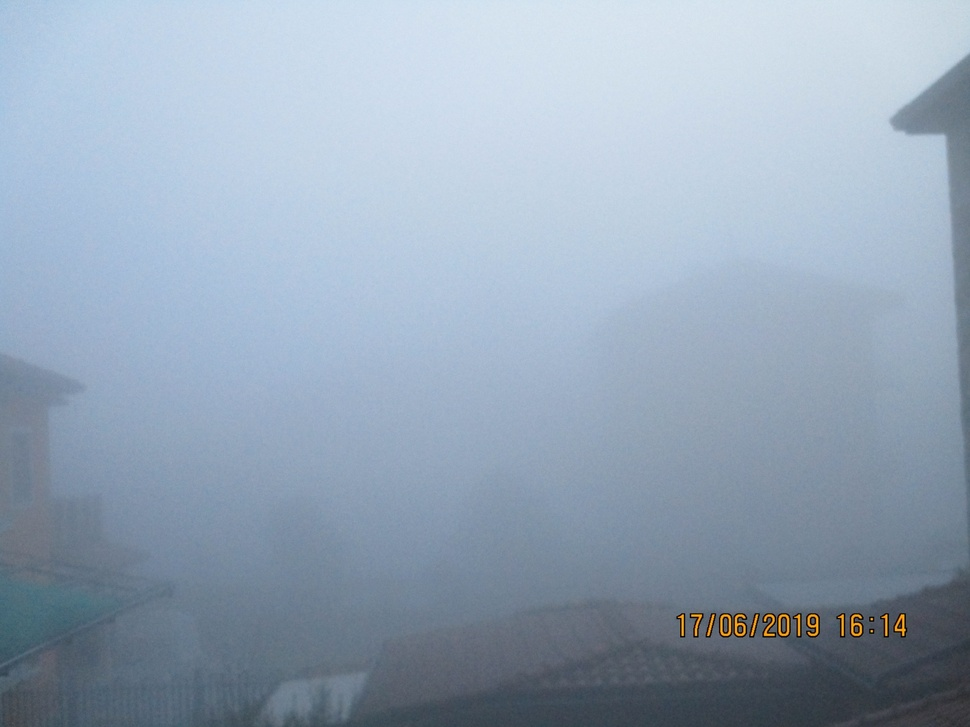
#> input picture images/original/20190617_Nebbia_(3).jpg, 970 x 727 px, shrunk from 1600 x 1200 before the run; its folder holds only this picture in this run
$ python Main.py
#> lines starting #> are read from the running program, lines starting #| are printed output that depends on the picture
"""
Homework 1 - Image Enhancement
Computer Vision, Fall 2026

What this script does:
  1. loads the original images from images/original
  2. creates a degraded version of each one (lower contrast + gaussian noise)
  3. applies 4 methods: baseline, contrast stretching, histogram equalization,
     NL-means denoising + contrast stretching
  4. computes PSNR, SSIM and MAE with respect to the original image
  5. saves processed images, comparison figures and a csv with the metrics

Run with:  python main.py
"""

import os
import csv

import cv2
import numpy as np
import matplotlib
matplotlib.use("Agg")  # save figures without opening windows
import matplotlib.pyplot as plt
from skimage.metrics import structural_similarity


# Parameters

SEED = 42               # random seed for the noise
CONTRAST_FACTOR = 0.5   # 1 = same contrast, smaller = lower contrast
NOISE_SIGMA = 10        # std of the gaussian noise (0-255 scale)

STRETCH_LOW = 1         # percentiles used in contrast stretching
STRETCH_HIGH = 99

NLM_H = 10              # filter strength for non-local means

INPUT_DIR = "images/original"
DEGRADED_DIR = "images/degraded"
RESULTS_DIR = "results"
FIGURES_DIR = os.path.join(RESULTS_DIR, "figures")


# Degradation

def degrade(img, rng):
    """Reduce contrast around the mean and add gaussian noise."""
    img = img.astype(np.float32)
    mean = img.mean()
    low_contrast = mean + CONTRAST_FACTOR * (img - mean)
    noise = rng.normal(0, NOISE_SIGMA, img.shape)
    out = low_contrast + noise
    return np.clip(out, 0, 255).astype(np.uint8)


# Enhancement methods

def baseline(img):
    """Method 1: no processing."""
    return img.copy()


def contrast_stretching(img):
    """
    Method 2: linear contrast stretching, done on each channel (B, G, R)
    separately. We use percentiles instead of min/max so that a few noisy
    pixels do not decide the range. Since every channel gets a different
    mapping, the colors can shift.
    """
    out = np.zeros_like(img)
    for c in range(3):
        ch = img[:, :, c].astype(np.float32)
        lo = np.percentile(ch, STRETCH_LOW)
        hi = np.percentile(ch, STRETCH_HIGH)
        if hi - lo < 1:  # avoid division by zero on flat channels
            hi = lo + 1
        ch = (ch - lo) / (hi - lo) * 255
        out[:, :, c] = np.clip(ch, 0, 255).astype(np.uint8)
    return out


def histogram_equalization(img):
    """
    Method 3: histogram equalization on the L channel of CIE-Lab.
    a and b are not touched, so the hue should stay more or less the same.
    """
    lab = cv2.cvtColor(img, cv2.COLOR_BGR2LAB)
    L, a, b = cv2.split(lab)
    L = cv2.equalizeHist(L)
    lab = cv2.merge([L, a, b])
    return cv2.cvtColor(lab, cv2.COLOR_LAB2BGR)


def denoise_and_stretch(img):
    """
    Method 4 (combination): first remove noise with non-local means, then
    apply contrast stretching. The idea is that stretching after denoising
    does not amplify the noise as much. Downside: NLM can also smooth
    fine details and textures.
    """
    denoised = cv2.fastNlMeansDenoisingColored(img, None, NLM_H, NLM_H, 7, 21)
    return contrast_stretching(denoised)


METHODS = [
    ("baseline", "Baseline (degraded)", baseline),
    ("stretch", "Contrast stretching", contrast_stretching),
    ("histeq", "Hist. equalization (L)", histogram_equalization),
    ("nlm_stretch", "NLM + stretching", denoise_and_stretch),
]


# Metrics

def mse(ref, img):
    diff = ref.astype(np.float64) - img.astype(np.float64)
    return np.mean(diff ** 2)


def psnr(ref, img):
    m = mse(ref, img)
    if m == 0:
        return float("inf")
    return 10 * np.log10(255.0 ** 2 / m)


def ssim(ref, img):
    return structural_similarity(ref, img, channel_axis=2, data_range=255)


def mae(ref, img):
    return np.mean(np.abs(ref.astype(np.float64) - img.astype(np.float64)))


# Figures

def save_figure(name, original, results, scores):
    """One row: original + result of every method, with PSNR/SSIM in the title."""
    n = len(results) + 1
    fig, axes = plt.subplots(1, n, figsize=(4 * n, 4))

    axes[0].imshow(cv2.cvtColor(original, cv2.COLOR_BGR2RGB))
    axes[0].set_title("Original (reference)")
    axes[0].axis("off")

    for i, (key, label, _) in enumerate(METHODS):
        ax = axes[i + 1]
        ax.imshow(cv2.cvtColor(results[key], cv2.COLOR_BGR2RGB))
        p, s = scores[key]["psnr"], scores[key]["ssim"]
        ax.set_title(f"{label}\nPSNR {p:.2f} dB | SSIM {s:.3f}")
        ax.axis("off")

    plt.tight_layout()
    plt.savefig(os.path.join(FIGURES_DIR, f"{name}_comparison.png"), dpi=150)
    plt.close(fig)


# Main

def main():
    os.makedirs(DEGRADED_DIR, exist_ok=True)
    os.makedirs(RESULTS_DIR, exist_ok=True)
    os.makedirs(FIGURES_DIR, exist_ok=True)

    files = sorted(f for f in os.listdir(INPUT_DIR)
                   if f.lower().endswith((".jpg", ".jpeg", ".png")))
    if len(files) == 0:
        print(f"No images found in {INPUT_DIR}")
        return

    # one generator for everything, files are sorted so the noise is
    # always the same for the same image
    rng = np.random.default_rng(SEED)
    rows = []

    for f in files:
        name = os.path.splitext(f)[0]
        original = cv2.imread(os.path.join(INPUT_DIR, f))
#> original is the input picture: shape (727, 970, 3); mean B, G, R 183.1, 165.5, 149.2
        if original is None:
            print(f"Could not read {f}, skipping")
            continue

        degraded = degrade(original, rng)
#> in degrade, `mean = img.mean()`: mean = 166
#> in degrade, `low_contrast = mean + CONTRAST_FACTOR * (img - mean)`:
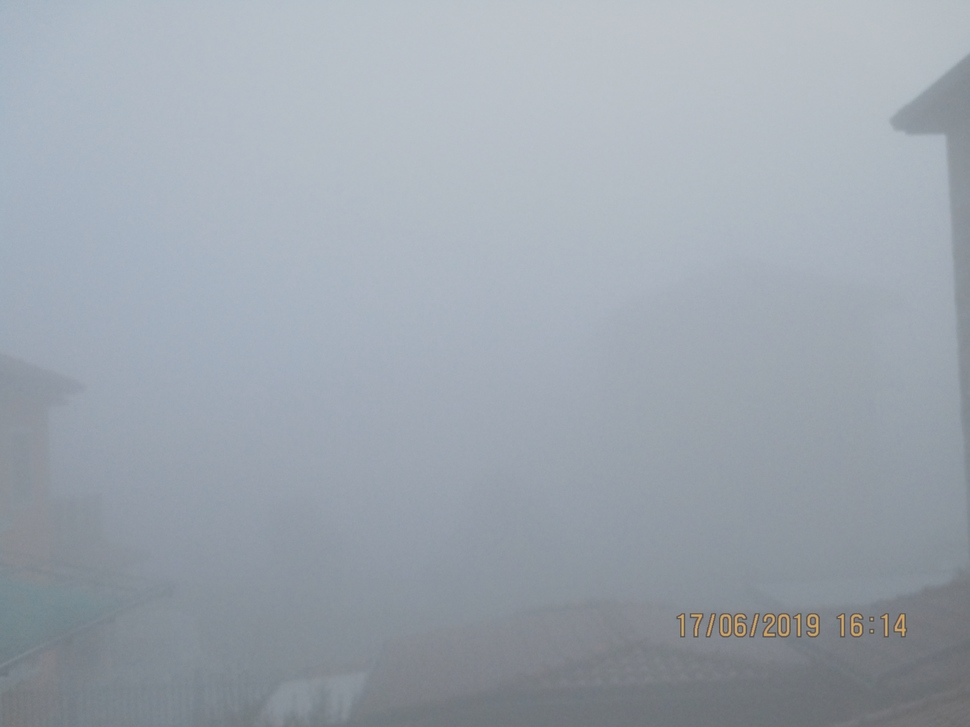
#> low_contrast: shape (727, 970, 3) float32; mean B, G, R 174.3, 165.5, 157.4
        cv2.imwrite(os.path.join(DEGRADED_DIR, f"{name}_degraded.png"), degraded)

        results = {}
        scores = {}
        for key, label, func in METHODS:
            out = func(degraded)
            results[key] = out
            cv2.imwrite(os.path.join(RESULTS_DIR, f"{name}_{key}.png"), out)

            scores[key] = {
                "psnr": psnr(original, out),
                "ssim": ssim(original, out),
                "mae": mae(original, out),
            }
            rows.append([name, key,
                         round(scores[key]["psnr"], 3),
                         round(scores[key]["ssim"], 4),
                         round(scores[key]["mae"], 3)])
#> this loop made 4 passes
#> m in psnr on passes 1 to 4: 658, 1104.4, 2990.2, 600
#> pass 1, in mse, `diff = ref.astype(np.float64) - img.astype(np.float64)`:
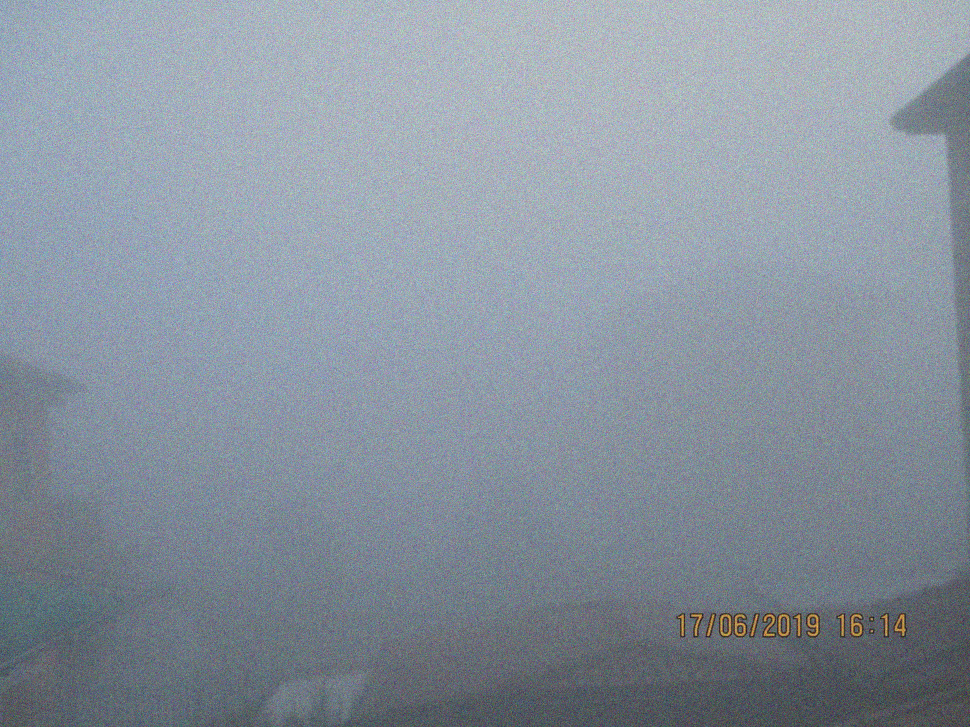
#> diff: shape (727, 970, 3) float64; mean B, G, R 9.1, 0.3, -7.9; drawn with min black and max white
#> pass 2, in main, `out = func(degraded)`:
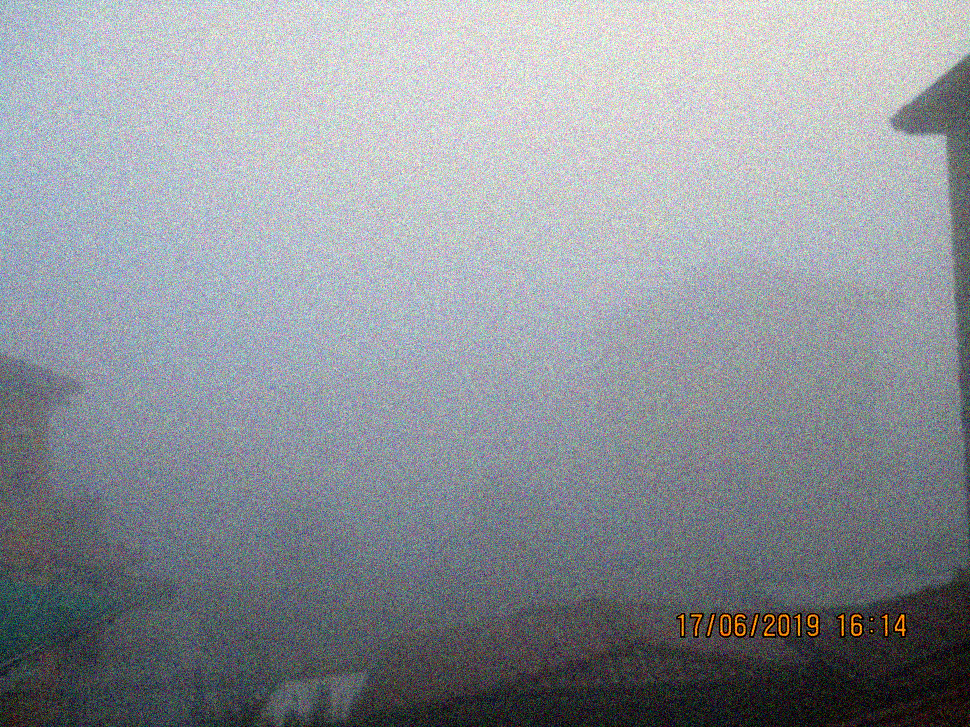
#> out: shape (727, 970, 3); mean B, G, R 153.2, 147.3, 142.5
#> pass 2, in mse (call 2), `diff = ref.astype(np.float64) - img.astype(np.float64)`:
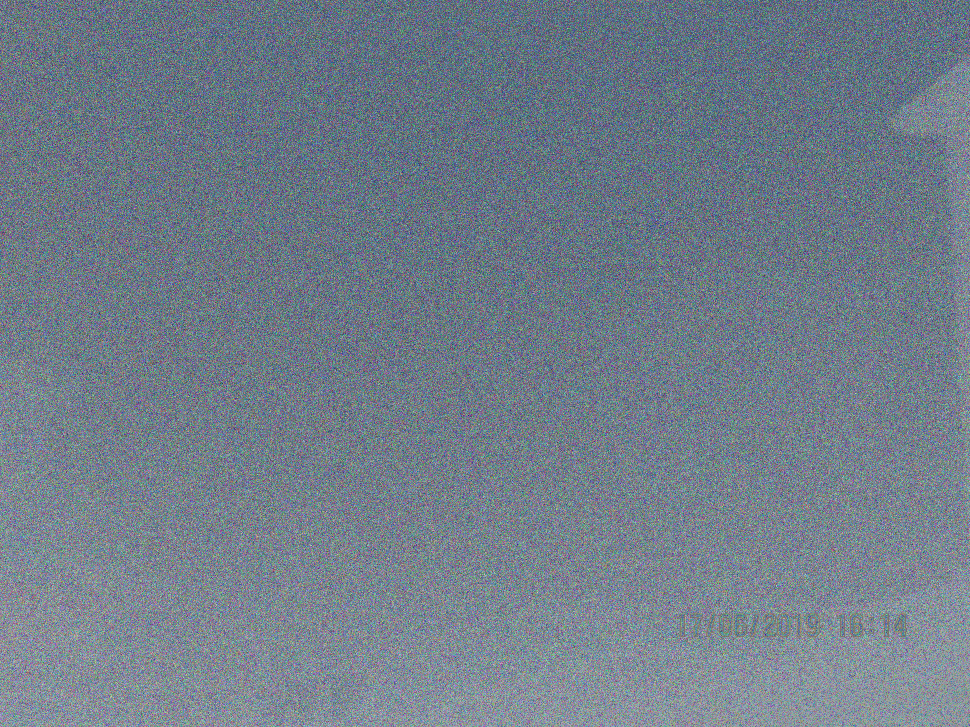
#> diff: shape (727, 970, 3) float64; mean B, G, R 29.9, 18.2, 6.7; drawn with min black and max white
#> after the loop, results = 4 items; rows = [['20190617_Nebbia_(3)', 'baseline', 19.95, 0.385, 21.16], ['20190617_Nebbia_(3)', 'stretch', 17.7, 0.111, 26.99], ['20190617_Nebbia_(3)', 'histeq', 13.37, 0.117, 47.37], ['20190617_Nebbia_(3)', 'nlm_stretch', 20.35, 0.826, 19.54]]; scores = 4 items

        save_figure(name, original, results, scores)
#> in save_figure, `n = len(results) + 1`: n = 5
#> the loop in save_figure, `for i, (key, label, _) in enumerate(METHODS):` made 4 passes
#> (p, s) on passes 1 to 4: (19.95, 0.385), (17.7, 0.111), (13.37, 0.117), (20.35, 0.826)
#> in save_figure, `plt.savefig(os.path.join(FIGURES_DIR, f"{name}_comparison.png"), dpi=1..`:
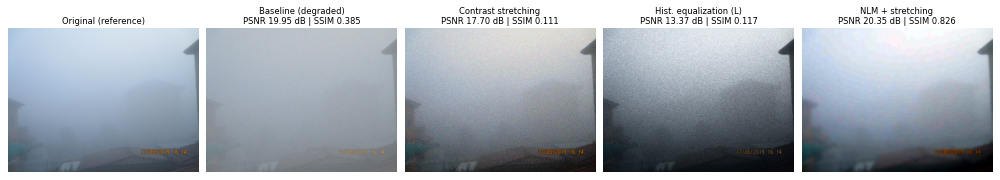
#> figure drawn by matplotlib, 5 panels
        print(f"done: {f}")

    # save metrics
    csv_path = os.path.join(RESULTS_DIR, "metrics.csv")
    with open(csv_path, "w", newline="") as fp:
        writer = csv.writer(fp)
        writer.writerow(["image", "method", "psnr_db", "ssim", "mae"])
        writer.writerows(rows)

    print()
    print(f"{'image':<15}{'method':<14}{'PSNR':>8}{'SSIM':>8}{'MAE':>8}")
    for r in rows:
        print(f"{r[0]:<15}{r[1]:<14}{r[2]:>8.2f}{r[3]:>8.3f}{r[4]:>8.2f}")
#> this loop made 4 passes
#> r on passes 1 to 4: ['20190617_Nebbia_(3)', 'baseline', 19.95, 0.385, 21.16], ['20190617_Nebbia_(3)', 'stretch', 17.7, 0.111, 26.99], ['20190617_Nebbia_(3)', 'histeq', 13.37, 0.117, 47.37], ['20190617_Nebbia_(3)', 'nlm_stretch', 20.35, 0.826, 19.54]
#| 20190617_Nebbia_(3)baseline         19.95   0.385   21.16
#| 20190617_Nebbia_(3)stretch          17.70   0.111   26.99
#| 20190617_Nebbia_(3)histeq           13.37   0.117   47.37
#| 20190617_Nebbia_(3)nlm_stretch      20.35   0.826   19.54
    print(f"\nMetrics saved in {csv_path}")
#| Metrics saved in results/metrics.csv


if __name__ == "__main__":
    main()

$ run again, on images/original/At_Cueva_del_Viento_2023_069.jpg
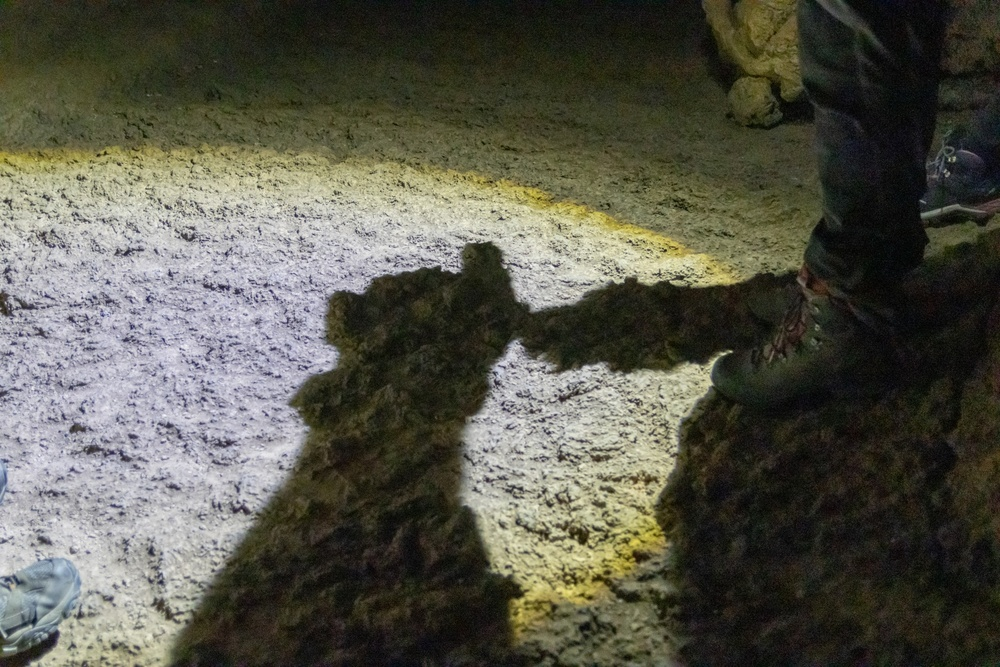
#> input picture images/original/At_Cueva_del_Viento_2023_069.jpg, 1000 x 667 px, shrunk from 1600 x 1067 before the run
#> in main, original is the input picture: shape (667, 1000, 3); mean B, G, R 74.9, 86.9, 87.6
#> mean = 83.13
#> the loop in main, `for key, label, func in METHODS:` made 4 passes
#> m in psnr on passes 1 to 4: 1287.6, 760.9, 2163.8, 880.2
#> pass 1, in mse, `diff = ref.astype(np.float64) - img.astype(np.float64)`:
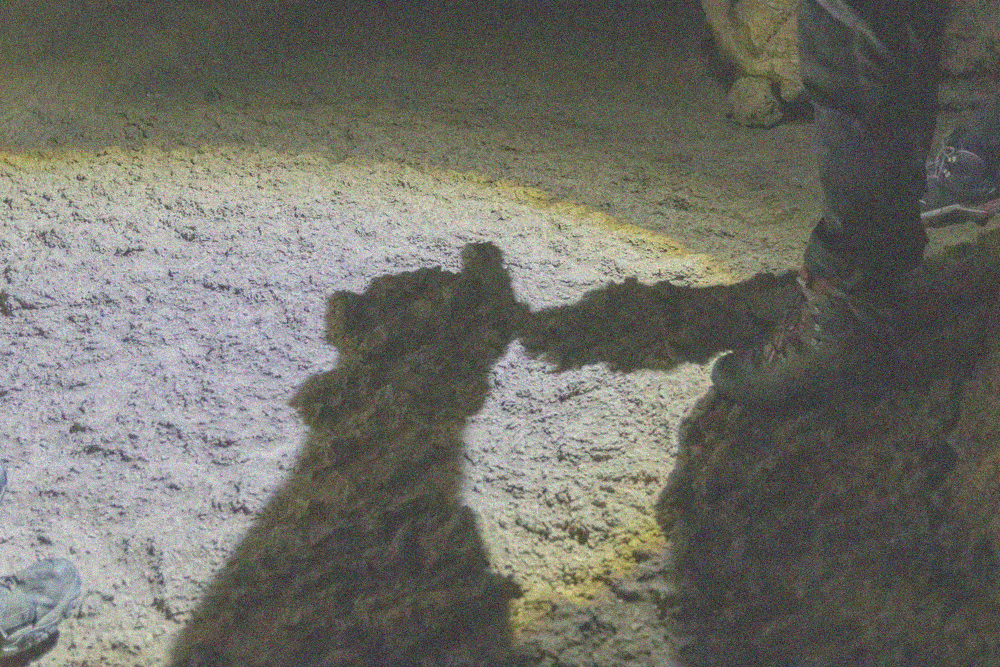
#> diff: shape (667, 1000, 3) float64; mean B, G, R -3.6, 2.4, 2.7; drawn with min black and max white
#> pass 2, in mse (call 2), `diff = ref.astype(np.float64) - img.astype(np.float64)`:
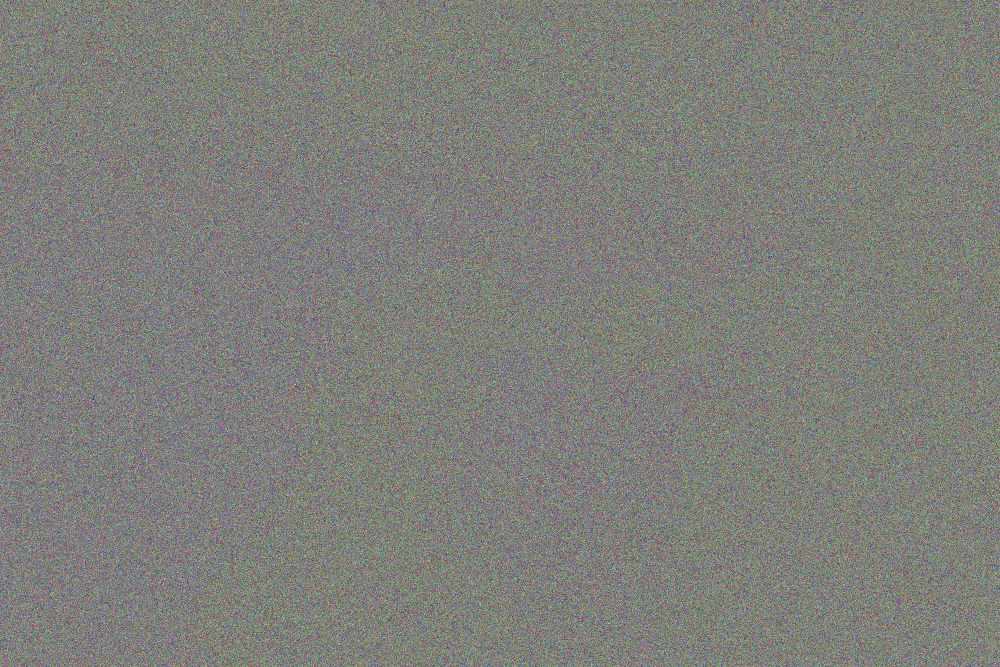
#> diff: shape (667, 1000, 3) float64; mean B, G, R -21.7, -17.7, -18.1; drawn with min black and max white
#> after the loop in main, `for key, label, func in METHODS:`: results = 4 items
#> n = 5
#> the loop in save_figure, `for i, (key, label, _) in enumerate(METHODS):` made 4 passes
#> (p, s) on passes 1 to 4: (17.03, 0.506), (19.32, 0.432), (14.78, 0.421), (18.68, 0.554)
#> the loop in main, `for r in rows:` made 4 passes
#| At_Cueva_del_Viento_2023_069baseline         17.03   0.506   30.96
#| At_Cueva_del_Viento_2023_069stretch          19.32   0.432   22.69
#| At_Cueva_del_Viento_2023_069histeq           14.78   0.420   40.04
#| At_Cueva_del_Viento_2023_069nlm_stretch      18.68   0.554   20.70
#| Metrics saved in results/metrics.csv
